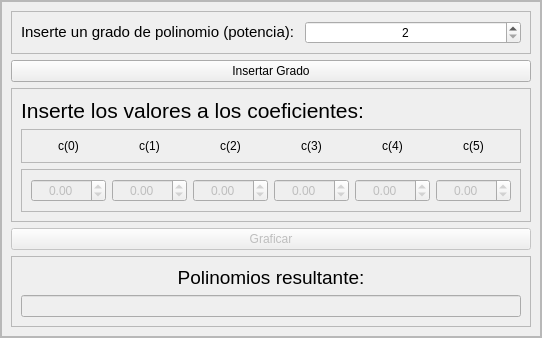
           <widget class="QFrame" name="frame_inf_izq">
            <property name="frameShape">
             <enum>QFrame::StyledPanel</enum>
            </property>
            <property name="frameShadow">
             <enum>QFrame::Raised</enum>
            </property>
            <layout class="QVBoxLayout" name="verticalLayout_4">
             <property name="spacing">
              <number>0</number>
             </property>
             <property name="leftMargin">
              <number>0</number>
             </property>
             <property name="topMargin">
              <number>0</number>
             </property>
             <property name="rightMargin">
              <number>0</number>
             </property>
             <property name="bottomMargin">
              <number>0</number>
             </property>
             <item>
              <widget class="QFrame" name="frame_izq_inf">
               <property name="frameShape">
                <enum>QFrame::StyledPanel</enum>
               </property>
               <property name="frameShadow">
                <enum>QFrame::Raised</enum>
               </property>
               <layout class="QVBoxLayout" name="verticalLayout_10">
                <item>
                 <widget class="QFrame" name="frame_2">
                  <property name="frameShape">
                   <enum>QFrame::StyledPanel</enum>
                  </property>
                  <property name="frameShadow">
                   <enum>QFrame::Raised</enum>
                  </property>
                  <layout class="QHBoxLayout" name="horizontalLayout_6">
                   <item>
                    <widget class="QLabel" name="label_4">
                     <property name="text">
                      <string>&lt;html&gt;&lt;head/&gt;&lt;body&gt;&lt;p&gt;&lt;span style=&quot; font-size:11pt;&quot;&gt;Inserte un grado de polinomio (potencia): &lt;/span&gt;&lt;/p&gt;&lt;/body&gt;&lt;/html&gt;</string>
                     </property>
                    </widget>
                   </item>
                   <item>
                    <widget class="QSpinBox" name="spin_grado">
                     <property name="enabled">
                      <bool>true</bool>
                     </property>
                     <property name="alignment">
                      <set>Qt::AlignCenter</set>
                     </property>
                     <property name="minimum">
                      <number>2</number>
                     </property>
                     <property name="maximum">
                      <number>5</number>
                     </property>
                     <property name="value">
                      <number>2</number>
                     </property>
                    </widget>
                   </item>
                  </layout>
                 </widget>
                </item>
                <item>
                 <widget class="QPushButton" name="bt_grado">
                  <property name="enabled">
                   <bool>true</bool>
                  </property>
                  <property name="text">
                   <string>Insertar Grado</string>
                  </property>
                 </widget>
                </item>
                <item>
                 <widget class="QFrame" name="frame_12">
                  <property name="frameShape">
                   <enum>QFrame::StyledPanel</enum>
                  </property>
                  <property name="frameShadow">
                   <enum>QFrame::Raised</enum>
                  </property>
                  <layout class="QVBoxLayout" name="verticalLayout_12">
                   <item>
                    <widget class="QLabel" name="label_16">
                     <property name="text">
                      <string>&lt;html&gt;&lt;head/&gt;&lt;body&gt;&lt;p&gt;&lt;span style=&quot; font-size:16pt;&quot;&gt;Inserte los valores a los coeficientes:&lt;/span&gt;&lt;/p&gt;&lt;/body&gt;&lt;/html&gt;</string>
                     </property>
                    </widget>
                   </item>
                   <item>
                    <widget class="QFrame" name="frame_11">
                     <property name="frameShape">
                      <enum>QFrame::StyledPanel</enum>
                     </property>
                     <property name="frameShadow">
                      <enum>QFrame::Raised</enum>
                     </property>
                     <layout class="QHBoxLayout" name="horizontalLayout_8">
                      <item>
                       <widget class="QLabel" name="label_10">
                        <property name="text">
                         <string>c(0)</string>
                        </property>
                        <property name="alignment">
                         <set>Qt::AlignCenter</set>
                        </property>
                       </widget>
                      </item>
                      <item>
                       <widget class="QLabel" name="label_11">
                        <property name="text">
                         <string>c(1)</string>
                        </property>
                        <property name="alignment">
                         <set>Qt::AlignCenter</set>
                        </property>
                       </widget>
                      </item>
                      <item>
                       <widget class="QLabel" name="label_12">
                        <property name="text">
                         <string>c(2)</string>
                        </property>
                        <property name="alignment">
                         <set>Qt::AlignCenter</set>
                        </property>
                       </widget>
                      </item>
                      <item>
                       <widget class="QLabel" name="label_13">
                        <property name="text">
                         <string>c(3)</string>
                        </property>
                        <property name="alignment">
                         <set>Qt::AlignCenter</set>
                        </property>
                       </widget>
                      </item>
                      <item>
                       <widget class="QLabel" name="label_14">
                        <property name="text">
                         <string>c(4)</string>
                        </property>
                        <property name="alignment">
                         <set>Qt::AlignCenter</set>
                        </property>
                       </widget>
                      </item>
                      <item>
                       <widget class="QLabel" name="label_15">
                        <property name="text">
                         <string>c(5)</string>
                        </property>
                        <property name="alignment">
                         <set>Qt::AlignCenter</set>
                        </property>
                       </widget>
                      </item>
                     </layout>
                    </widget>
                   </item>
                   <item>
                    <widget class="QFrame" name="frame_3">
                     <property name="frameShape">
                      <enum>QFrame::StyledPanel</enum>
                     </property>
                     <property name="frameShadow">
                      <enum>QFrame::Raised</enum>
                     </property>
                     <layout class="QHBoxLayout" name="horizontalLayout_7">
                      <item>
                       <widget class="QDoubleSpinBox" name="dSpinBox_00">
                        <property name="enabled">
                         <bool>false</bool>
                        </property>
                        <property name="alignment">
                         <set>Qt::AlignCenter</set>
                        </property>
                        <property name="minimum">
                         <double>-1000.000000000000000</double>
                        </property>
                        <property name="maximum">
                         <double>1000.000000000000000</double>
                        </property>
                        <property name="singleStep">
                         <double>0.010000000000000</double>
                        </property>
                       </widget>
                      </item>
                      <item>
                       <widget class="QDoubleSpinBox" name="dSpinBox_01">
                        <property name="enabled">
                         <bool>false</bool>
                        </property>
                        <property name="alignment">
                         <set>Qt::AlignCenter</set>
                        </property>
                        <property name="minimum">
                         <double>-1000.000000000000000</double>
                        </property>
                        <property name="maximum">
                         <double>1000.000000000000000</double>
                        </property>
                        <property name="singleStep">
                         <double>0.010000000000000</double>
                        </property>
                       </widget>
                      </item>
                      <item>
                       <widget class="QDoubleSpinBox" name="dSpinBox_02">
                        <property name="enabled">
                         <bool>false</bool>
                        </property>
                        <property name="alignment">
                         <set>Qt::AlignCenter</set>
                        </property>
                        <property name="minimum">
                         <double>-1000.000000000000000</double>
                        </property>
                        <property name="maximum">
                         <double>1000.000000000000000</double>
                        </property>
                        <property name="singleStep">
                         <double>0.010000000000000</double>
                        </property>
                       </widget>
                      </item>
                      <item>
                       <widget class="QDoubleSpinBox" name="dSpinBox_03">
                        <property name="enabled">
                         <bool>false</bool>
                        </property>
                        <property name="alignment">
                         <set>Qt::AlignCenter</set>
                        </property>
                        <property name="minimum">
                         <double>-1000.000000000000000</double>
                        </property>
                        <property name="maximum">
                         <double>1000.000000000000000</double>
                        </property>
                        <property name="singleStep">
                         <double>0.010000000000000</double>
                        </property>
                       </widget>
                      </item>
                      <item>
                       <widget class="QDoubleSpinBox" name="dSpinBox_04">
                        <property name="enabled">
                         <bool>false</bool>
                        </property>
                        <property name="alignment">
                         <set>Qt::AlignCenter</set>
                        </property>
                        <property name="minimum">
                         <double>-1000.000000000000000</double>
                        </property>
                        <property name="maximum">
                         <double>1000.000000000000000</double>
                        </property>
                        <property name="singleStep">
                         <double>0.010000000000000</double>
                        </property>
                       </widget>
                      </item>
                      <item>
                       <widget class="QDoubleSpinBox" name="dSpinBox_05">
                        <property name="enabled">
                         <bool>false</bool>
                        </property>
                        <property name="alignment">
                         <set>Qt::AlignCenter</set>
                        </property>
                        <property name="minimum">
                         <double>-1000.000000000000000</double>
                        </property>
                        <property name="maximum">
                         <double>1000.000000000000000</double>
                        </property>
                        <property name="singleStep">
                         <double>0.010000000000000</double>
                        </property>
                       </widget>
                      </item>
                     </layout>
                    </widget>
                   </item>
                  </layout>
                 </widget>
                </item>
                <item>
                 <widget class="QPushButton" name="bt_graficar">
                  <property name="enabled">
                   <bool>false</bool>
                  </property>
                  <property name="text">
                   <string>Graficar</string>
                  </property>
                 </widget>
                </item>
                <item>
                 <widget class="QFrame" name="frame_10">
                  <property name="frameShape">
                   <enum>QFrame::StyledPanel</enum>
                  </property>
                  <property name="frameShadow">
                   <enum>QFrame::Raised</enum>
                  </property>
                  <layout class="QVBoxLayout" name="verticalLayout_11">
                   <item>
                    <widget class="QLabel" name="label_8">
                     <property name="text">
                      <string>&lt;html&gt;&lt;head/&gt;&lt;body&gt;&lt;p&gt;&lt;span style=&quot; font-size:14pt;&quot;&gt;Polinomios resultante:&lt;/span&gt;&lt;/p&gt;&lt;/body&gt;&lt;/html&gt;</string>
                     </property>
                     <property name="alignment">
                      <set>Qt::AlignCenter</set>
                     </property>
                    </widget>
                   </item>
                   <item>
                    <widget class="QLineEdit" name="polinomio">
                     <property name="enabled">
                      <bool>false</bool>
                     </property>
                     <property name="maxLength">
                      <number>32767</number>
                     </property>
                     <property name="alignment">
                      <set>Qt::AlignCenter</set>
                     </property>
                    </widget>
                   </item>
                  </layout>
                 </widget>
                </item>
               </layout>
              </widget>
             </item>
            </layout>
           </widget>
